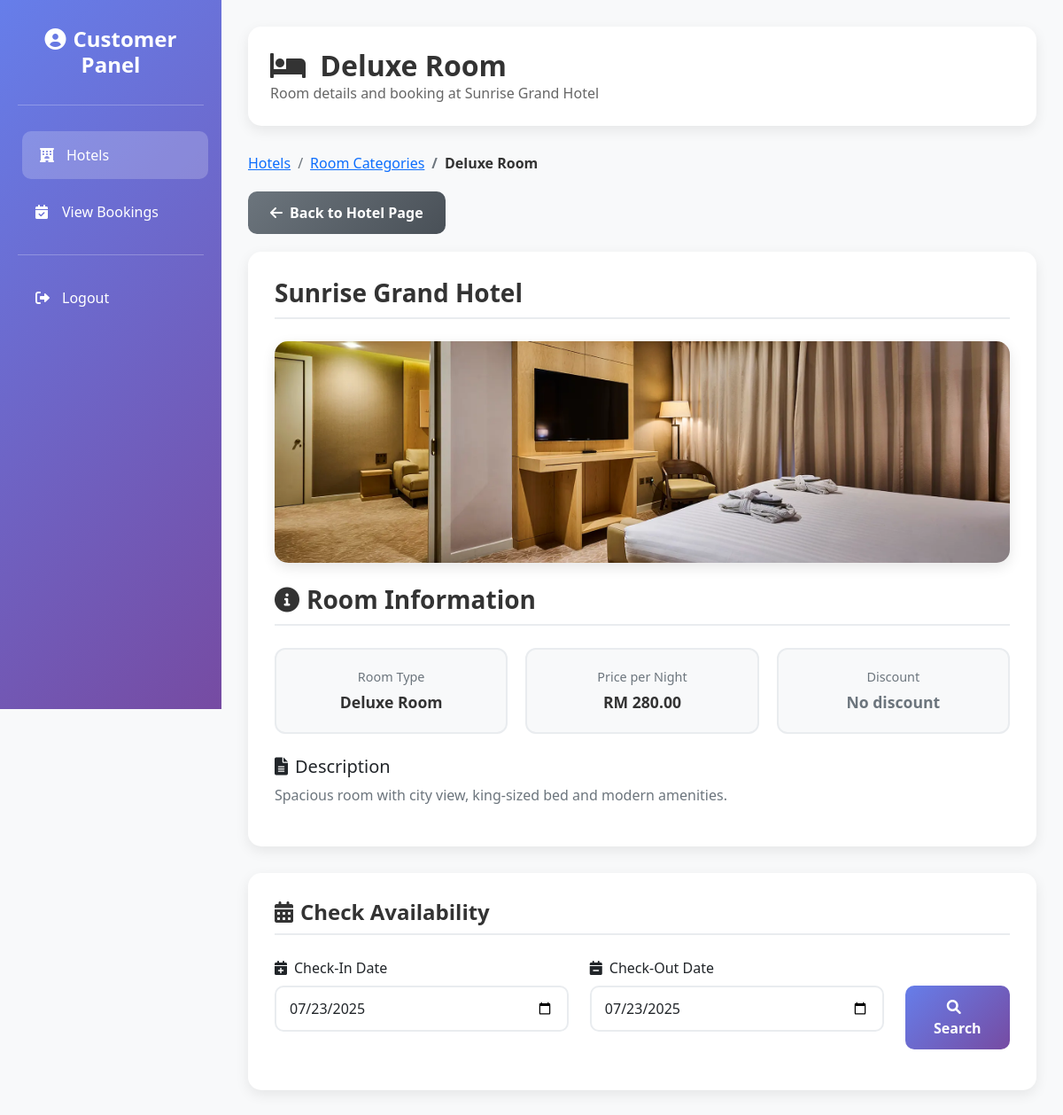
Screenshot of /User/room_detail.php?category_id=1 with the database file from the repository.
### tables this page shows
CREATE TABLE `room_category` (
  `category_id` int(11) NOT NULL,
  `hotel_id` int(11) NOT NULL,
  `category_name` varchar(100) NOT NULL,
  `description` text DEFAULT NULL,
  `price` decimal(10,2) NOT NULL CHECK (`price` > 0),
  `discount` decimal(5,2) DEFAULT 0.00 CHECK (`discount` >= 0 and `discount` <= 50),
  `room_image` varchar(255) DEFAULT NULL
);

CREATE TABLE `hotel` (
  `hotel_id` int(11) NOT NULL,
  `hotel_name` varchar(100) NOT NULL,
  `address` text NOT NULL,
  `phone_number` varchar(20) DEFAULT NULL,
  `email` varchar(100) DEFAULT NULL,
  `description` text DEFAULT NULL,
  `average_rating` decimal(3,2) DEFAULT 0.00,
  `hotel_image` varchar(255) DEFAULT NULL
);

### User/room_detail.php (the view, shortened to what this page needs)
<?php
require_once('connect/connection.php');
$category_id = intval($_GET['category_id']);
$category_sql = "
    SELECT
        category_name,
        room_image,
        description AS category_description,
        price,
        hotel_id,
        discount
    FROM room_category
    WHERE category_id = $category_id
";
$category_result = mysqli_query($connect, $category_sql);
$category = mysqli_fetch_assoc($category_result);
$hotel_query = mysqli_query($connect, "SELECT hotel_name FROM hotel WHERE hotel_id = " . $category['hotel_id']);
$hotel_data = mysqli_fetch_assoc($hotel_query);
?>
<!DOCTYPE html>
<html lang="en">
<head>
    <link href="https://cdn.jsdelivr.net/npm/bootstrap@5.1.3/dist/css/bootstrap.min.css" rel="stylesheet">
    <link href="https://cdnjs.cloudflare.com/ajax/libs/font-awesome/6.0.0/css/all.min.css" rel="stylesheet">
    <link rel="stylesheet" href="https://cdn.jsdelivr.net/npm/bootstrap-icons@1.3.0/font/bootstrap-icons.css">
    <link rel="stylesheet" href="../style.css">
</head>
<body>
<div class="wrapper">
    <div class="sidebar">
        <div class="sidebar-content">
            <h4>
                <i class="fas fa-user-circle me-2"></i>Customer Panel
            </h4>
            <hr class="text-white mb-4">
            <nav class="nav flex-column">
                <a class="nav-link active" href="hotel.php">
                    <i class="fas fa-hotel"></i>
                    Hotels
                </a>
                <a class="nav-link" href="view_booking.php">
                    <i class="fas fa-calendar-check"></i>
                    View Bookings
                </a>
                <hr class="text-white">
                <a class="nav-link" href="#" onclick="confirmLogout(event)">
                    <i class="fas fa-sign-out-alt"></i>
                    Logout
                </a>
            </nav>
        </div>
    </div>
    <div class="main-content">
        <div class="welcome-header">
            <div class="d-flex justify-content-between align-items-center flex-wrap">
                <div>
                    <h2 class="page-title">
                        <i class="fas fa-bed me-2"></i>
                        <?php echo htmlspecialchars($category['category_name']); ?>
                    </h2>
                    <p class="page-subtitle">Room details and booking at <?php echo htmlspecialchars($hotel_data['hotel_name']); ?></p>
                </div>
            </div>
        </div>
        <nav class="breadcrumb-custom">
            <ol class="breadcrumb">
                <li class="breadcrumb-item"><a href="hotel.php">Hotels</a></li>
                <li class="breadcrumb-item"><a href="view_categories.php?hotel_id=<?php echo $category['hotel_id']; ?>">Room Categories</a></li>
                <li class="breadcrumb-item active"><?php echo htmlspecialchars($category['category_name']); ?></li>
            </ol>
        </nav>
        <a href="view_categories.php?hotel_id=<?php echo $category['hotel_id']; ?>" class="btn-back">
            <i class="fas fa-arrow-left me-2"></i>Back to Hotel Page
        </a>
        <div class="room-detail-card">
            <h3 class="section-title"><?php echo htmlspecialchars($hotel_data['hotel_name']); ?></h3>
            <img src="<?php echo 'Room Image/' . htmlspecialchars($category['room_image']); ?>"
                 class="room-img"
                 alt="<?php echo htmlspecialchars($category['category_name']); ?>">
            <h3 class="section-title">
                <i class="fas fa-info-circle me-2"></i>Room Information
            </h3>
            <div class="room-info-grid">
                <div class="room-info-item">
                    <div class="room-info-label">Room Type</div>
                    <div class="room-info-value"><?php echo htmlspecialchars($category['category_name']); ?></div>
                </div>
                <div class="room-info-item">
                    <div class="room-info-label">Price per Night</div>
                    <div class="room-info-value price-highlight">RM <?php echo number_format($category['price'], 2); ?></div>
                </div>
                <div class="room-info-item">
                    <div class="room-info-label">Discount</div>
                    <div class="room-info-value">
                        <?php if ($category['discount'] > 0): ?>
                            <span class="discount-badge"><?php echo $category['discount']; ?>% OFF</span>
                        <?php else: ?>
                            <span class="text-muted">No discount</span>
                        <?php endif; ?>
                    </div>
                </div>
            </div>
            <div class="room-description">
                <h5><i class="fas fa-file-alt me-2"></i>Description</h5>
                <p class="text-muted"><?php echo htmlspecialchars($category['category_description']); ?></p>
            </div>
        </div>
        <div class="search-form-card">
            <h4 class="section-title">
                <i class="fas fa-calendar-alt me-2"></i>Check Availability
            </h4>
            <form method="POST">
                <?php $today = date('Y-m-d'); ?>
                <div class="row">
                    <div class="col-md-5">
                        <div class="mb-3">
                            <label class="form-label">
                                <i class="fas fa-calendar-plus me-2"></i>Check-In Date
                            </label>
                            <input type="date" name="check_in_date" class="form-control"
                                   value="<?php echo isset($_POST['check_in_date']) ? $_POST['check_in_date'] : $today; ?>"
                                   min="<?php echo $today; ?>" required>
                        </div>
                    </div>
                    <div class="col-md-5">
                        <div class="mb-3">
                            <label class="form-label">
                                <i class="fas fa-calendar-minus me-2"></i>Check-Out Date
                            </label>
                            <input type="date" name="check_out_date" class="form-control"
                                   value="<?php echo isset($_POST['check_out_date']) ? $_POST['check_out_date'] : $today; ?>"
                                   min="<?php echo $today; ?>" required>
                        </div>
                    </div>
                    <div class="col-md-2">
                        <div class="mb-3">
                            <label class="form-label">&nbsp;</label>
                            <button type="submit" class="btn-search w-100">
                                <i class="fas fa-search me-2"></i>Search
                            </button>
                        </div>
                    </div>
                </div>
            </form>
        </div>
    </div>
</div>
</body>
</html>

### style.css (style rules this page uses)
body { background-color: #f8f9fa; margin: 0; font-family: 'Segoe UI', Tahoma, Geneva, Verdana, sans-serif; }
.wrapper { display: flex; min-height: 100vh; }
.sidebar { background: linear-gradient(135deg, #667eea 0%, #764ba2 100%); min-height: 100vh; color: white; position: fixed; top: 0; left: 0; width: 250px; z-index: 1000; padding: 0; }
.sidebar-content { padding: 30px 20px; }
.sidebar h4 { text-align: center; margin-bottom: 30px; font-weight: bold; }
.sidebar .nav-link { color: white; border-radius: 10px; margin: 5px 0; padding: 15px 20px; transition: all 0.3s ease; text-decoration: none; display: flex; align-items: center; }
.sidebar .nav-link:hover, .sidebar .nav-link.active { background-color: rgba(255, 255, 255, 0.2); color: white; transform: translateX(5px); }
.sidebar .nav-link i { margin-right: 10px; width: 20px; }
.main-content { margin-left: 250px; padding: 30px; min-height: 100vh; width: calc(100% - 250px); }
.welcome-header { background: white; border-radius: 15px; padding: 25px; margin-bottom: 30px; box-shadow: 0 5px 15px rgba(0, 0, 0, 0.08); }
.form-control { border-radius: 10px; border: 2px solid #e9ecef; padding: 12px 15px; transition: all 0.3s ease; }
.section-title { color: #333; font-weight: bold; margin-bottom: 25px; padding-bottom: 10px; border-bottom: 2px solid #e9ecef; }
.breadcrumb-custom { background: transparent; padding: 0; margin-bottom: 20px; }
.breadcrumb-custom .breadcrumb-item { color: #6c757d; }
.breadcrumb-custom .breadcrumb-item.active { color: #333; font-weight: 600; }
.btn-back { background: linear-gradient(135deg, #6c757d 0%, #495057 100%); color: white; border: none; padding: 12px 25px; border-radius: 10px; font-weight: 600; transition: all 0.3s ease; text-decoration: none; display: inline-block; margin-bottom: 20px; }
.room-detail-card { background: white; border-radius: 15px; padding: 30px; margin-bottom: 30px; box-shadow: 0 5px 15px rgba(0, 0, 0, 0.08); }
.room-img { width: 100%; height: 400px; object-fit: cover; border-radius: 15px; margin-bottom: 25px; box-shadow: 0 5px 15px rgba(0, 0, 0, 0.1); }
.search-form-card { background: white; border-radius: 15px; padding: 30px; margin-bottom: 30px; box-shadow: 0 5px 15px rgba(0, 0, 0, 0.08); }
.btn-search { background: linear-gradient(135deg, #667eea 0%, #764ba2 100%); color: white; border: none; padding: 12px 30px; border-radius: 10px; font-weight: 600; transition: all 0.3s ease; }
.price-highlight { color: #28a745; font-size: 1.3rem; font-weight: bold; }
.room-info-grid { display: grid; grid-template-columns: repeat(auto-fit, minmax(200px, 1fr)); gap: 20px; margin-bottom: 25px; }
.room-info-item { background: #f8f9fa; padding: 20px; border-radius: 12px; text-align: center; border: 2px solid #e9ecef; transition: all 0.3s ease; }
.room-info-label { color: #6c757d; font-size: 0.9rem; margin-bottom: 5px; }
.room-info-value { color: #333; font-weight: bold; font-size: 1.1rem; }
.page-title { color: #333; font-weight: bold; margin-bottom: 0; }
.page-subtitle { color: #666; margin-bottom: 0; }
.room-img { width: 100%; height: 250px; object-fit: cover; transition: transform 0.3s ease; }

### rows the page displays
room_category: category_name "Deluxe Room", room_image (picture), price "280.00", description "Spacious room with city view, king-sized bed and modern amenities."
hotel: hotel_name "Sunrise Grand Hotel"
